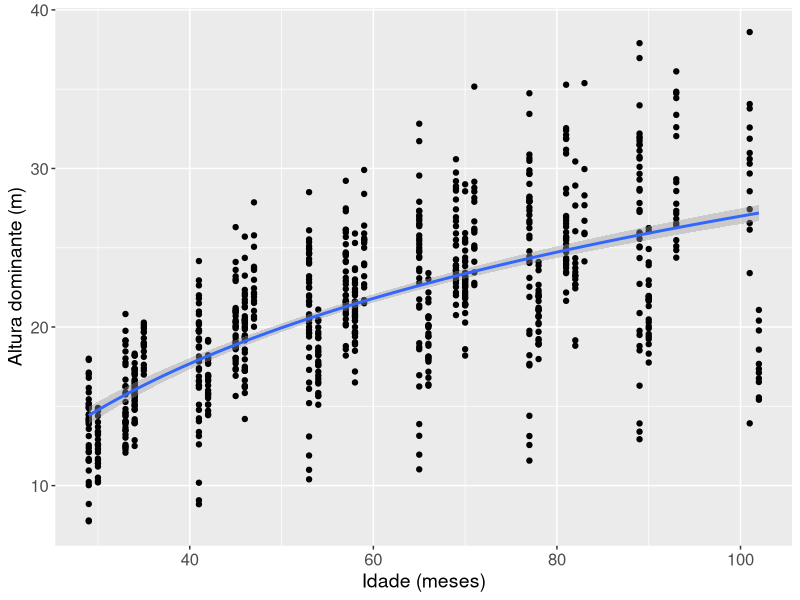
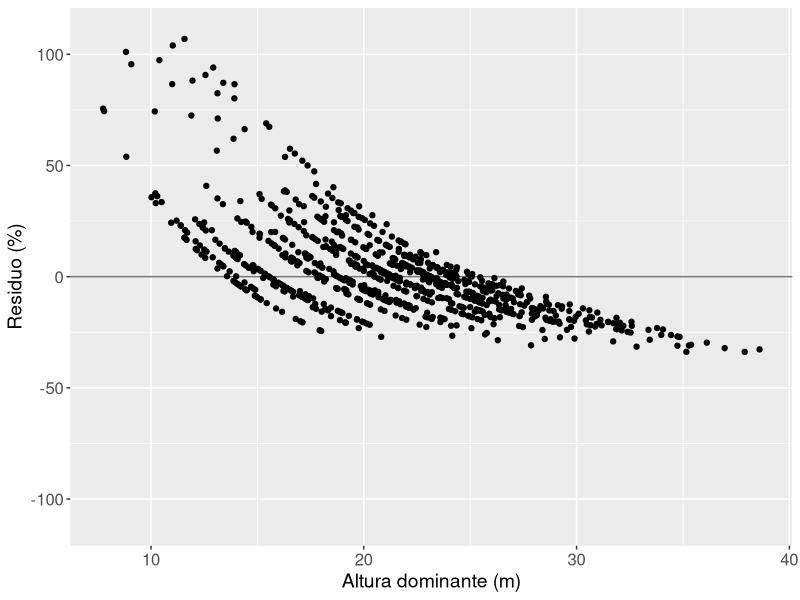
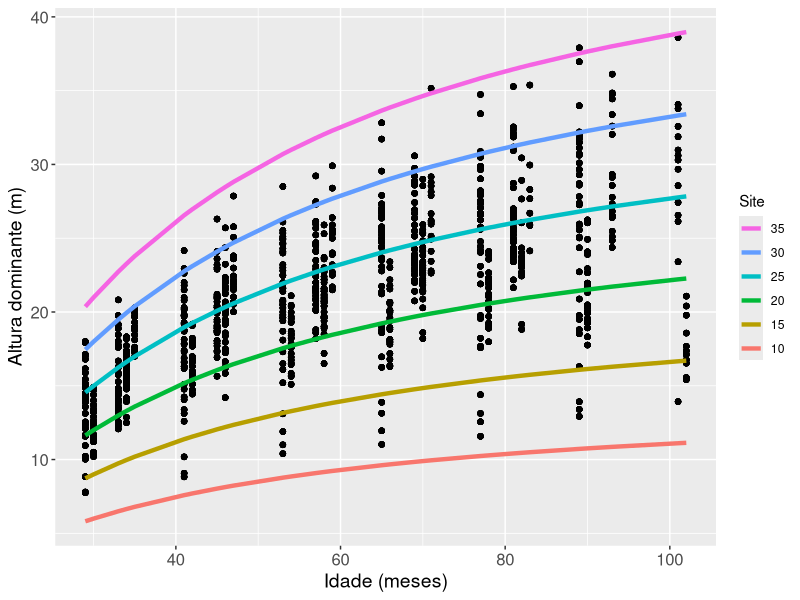
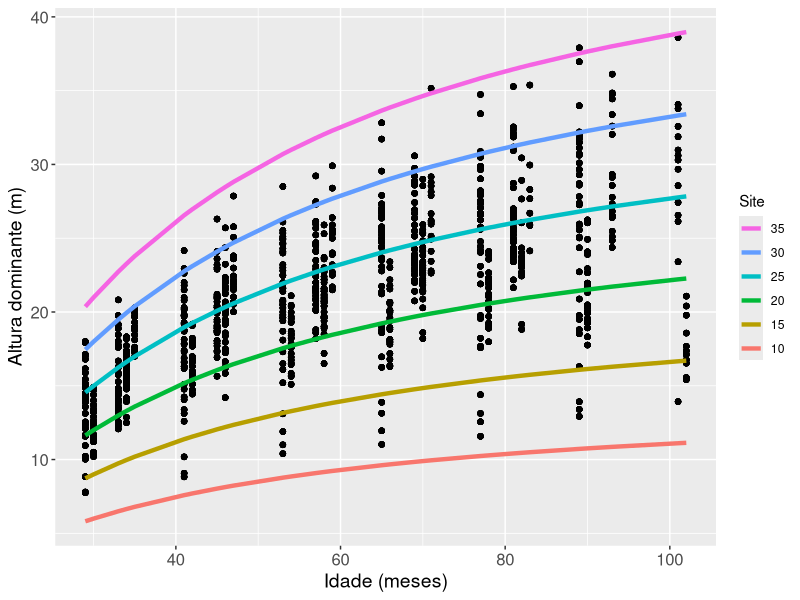

The R source for these figures, in order:
## ---

## title: Script para estimação de capacidade produtiva no R

## author: 
## - Sollano Rabelo Braga 
## - Ana Carolina Araujo

## date: Outubro, 2016

## output:

##    pdf_document:

##      toc: true

##      toc_depth: 4

##      highlight: tango

##    html_document:

##      toc: true

##      toc_depth: 4

##      highlight: tango

## ---
## \pagebreak
##

## # 1) Carregar pacotes e dados ####

## Primeiro carrega-se os pacotes que serão utilizados:
library(tidyverse)
library(readxl)

## Carrega-se os dados do excel utilizando readxl
dados <- read_excel("dados.xlsx")

## Visualiza-se os dados com head e tail:
head(dados)
tail(dados)

## # 2) Verificar tendência dos dados ####

## Verifica-se a tendência de altura, 
## gerando um gráfico de idade em relação a altura dominante.

ggplot(dados, aes(idade, HD) ) + 
  geom_point() + 
  stat_smooth(method="lm", formula=y~log(x) ) + 
  labs(x      = "Idade (meses)",  
       y      = "Altura dominante (m)"   ) + 
  theme(axis.title   = element_text(size = 14), 
        axis.text    = element_text(size = 12) )  

## # 3) Estimar altura dominante ####

## ## 3.1) Ajuste do modelo linear ####

## Primeiro, cria-se variáveis necessárias para regressão:

dados$LN_HD <- log(dados$HD) 
dados$INV_I <- 1/dados$idade

## Em seguida, ajusta-se o modelo, utilizando a função lm:

reg <- lm(LN_HD ~ INV_I, dados)

## resumo sobre a regressã:
summary(reg)

## 
summary(reg)[[9]]

## ## 3.2) Estimação de HD ####

## Primeiro, cria-se objetos que contém os coeficientes

b0 <- coef(reg)[[1]] 
b1 <- coef(reg)[[2]]
b0
b1

## Em seguida, estima-se HD:
dados$HD_EST <- exp(b0 + b1 * dados$INV_I)

## Visualiza-se o resultado com head:
head(dados)
## Em seguida, remove-se as variáveis utilizadas na estimação:

dados[c("LN_HD", "INV_I")] <- NULL


## ## 3.3) Analises da qualidade do ajuste ####

## Correlação
cor(dados$HD, dados$HD_EST)

## Bias
sum(dados$HD - dados$HD_EST)/nrow(dados)

## RQEM - raiz quadrada do erro médio (RMSE - root mean squared error )
1/mean(dados$HD) * ( sqrt( sum((dados$HD - dados$HD_EST)^2)/nrow(dados) )  ) * 100

## Visualiza-se o resultado com head:
head(dados)

## ## 3.3) Análise de erro do ajuste ####

## Primeiro, calcula-se o erro em porcentagem:

dados$erro <- ((dados$HD_EST - dados$HD)/dados$HD) * 100

## Visualiza-se o resultado com head:
head(dados)

## Agora, gera-se o gráfico de residuos:
ggplot(dados, aes(HD, erro)) + 
  geom_hline(yintercept = 0, color = "gray45") +
  geom_point() +
  ylim(c(-110, 110)) +
  labs(x = "Altura dominante (m)",
       y = "Residuo (%)" ) + 
  theme(axis.title   = element_text(size = 14), 
        axis.text    = element_text(size = 12) )  


## # 4) Gerar curva-guia - metodo dos fatores ####

## O primeiro passo é calcular a razão entre 
## a altura observada e a altura estimada:
dados$fator <- dados$HD / dados$HD_EST
head(dados)

## Em seguida definimos a idade índice que será utilizada:

idade_indice <- 72

## E entao calcula-se a altura dominante na idade índice,
## para ser utilizada futuramente:
HD_EST_II <- exp( b0 + b1*( 1/ idade_indice )  )


## Em seguida calcula-se os limites inferior e superior das classes de site;
## para isso multiplica-se os valores máximo e mínimo do fator pela altura dominante
## na idade índice:
lim_inf <- HD_EST_II * min( dados$fator )
lim_sup <- HD_EST_II * max( dados$fator )

lim_inf
lim_sup

## O intervalo de classe pode ser calculado, com base no numero de classes:
nc <- 5
intervalo <- ceiling(  (lim_sup - lim_inf ) / nc  )
intervalo

mround <- function(x,base){ 
  base*round(x/base) 
} 

## A seguir, serão calculados os limites inferior e superior para todas as classes;
## serão criados varios dataframes, um para cada classe, que serão unidos em seguida por rbind.
## os dataframes serão compostos por 3 colunas: nível, limites, e fator.

## Primeiro utiliza-se o limite inferior como base:
c1 <- data.frame(
                 classe = as.character(as.roman(1)),
  
                 nivel = c("inf","sup"), 
                 
                 limites = c(mround(floor(lim_inf), 5) , 
                             mround(floor(lim_inf), 5) + intervalo), 
                 
                 fator = c(mround(floor(lim_inf), 5) / HD_EST_II,
                           (mround(floor(lim_inf), 5) + intervalo ) / HD_EST_II )  )
c1

## Agora o limite inferior da próxima classe será igual 
## ao limite superior da classe anterior, portanto:

c2 <- data.frame(
                 classe = as.character(as.roman(2)),
  
                 nivel = c("inf","sup"), 
  
                 limites = c(c1$limites[2], 
                             c1$limites[2] + intervalo), 
                 
                 fator = c(c1$limites[2] / HD_EST_II,
                           (c1$limites[2]  + intervalo ) / HD_EST_II )  )
c2

## e assim sucessivamente, ate atingir-se o número de classes desejado:
c3 <- data.frame(
                 classe = as.character(as.roman(3)),
  
                 nivel = c("inf","sup"), 
  
                 limites = c(c2$limites[2], 
                             c2$limites[2] + intervalo), 
                 
                 fator = c(c2$limites[2] / HD_EST_II,
                           (c2$limites[2]  + intervalo ) / HD_EST_II )  )
c3

c4 <- data.frame(
                 classe = as.character(as.roman(4)),
  
                 nivel = c("inf","sup"), 
  
                 limites = c(c3$limites[2], 
                             c3$limites[2] + intervalo), 
                 
                 fator = c(c3$limites[2] / HD_EST_II,
                           (c3$limites[2]  + intervalo ) / HD_EST_II )  )
c4

c5 <- data.frame(
                 classe = as.character(as.roman(5)),
  
                 nivel = c("inf","sup"), 
  
                 limites = c(c4$limites[2], 
                             c4$limites[2] + intervalo), 
                 
                 fator = c(c4$limites[2] / HD_EST_II,
                           (c4$limites[2]  + intervalo ) / HD_EST_II )  )
c5

## Em seguida, utilizando rbind, cria-se a tabela de classes,
## unindo todas as classes em um unico objeto:
classes <- rbind(c1,c2,c3,c4,c5)
classes

## Uma forma mais pratica de realizar esta ação é utilizando um loop for.
##
## Segue-se o mesmo raciocínio anteriormente, porem define-se que a operação será repetida
## por um numero de vezes, ou seja, um loop. 
##
## como será utilizado um loop for a seguir,
## cria-se uma lista que contém o número de entradas referente
## ao número de classes desejado:
nc <- 5
list <- vector("list", nc)

## Cria-se uma lista vazia com 5 elementos:
list

## Os primeiros limites são calculados separadamente do loop,
## e são salvos no primeiro elemento da lista:
## Isto é importante e e feito separadamente, pois os calculos feitos no loop
## irão se iniciar utilizando o primeiro elemento da lista.
list[[1]] <- data.frame(
                        classe = as.character(as.roman(1)),
  
                        nivel = c("inf","sup"), 
                        
                        limites = c(mround(floor(lim_inf), 5) , 
                                    mround(floor(lim_inf), 5) + intervalo), 
                        
                        fator = c(mround(floor(lim_inf), 5) / HD_EST_II,
                                  (mround(floor(lim_inf), 5) + intervalo ) / HD_EST_II )  )

## Agora aplica-se o loop. No loop for (para), se determina uma  variável,
## chamada de "i" neste caso, que representa a posição
## onde será aplicado o loop. Entao neste caso o loop vai de 2 a 5, como pode-se ver abaixo.
## A operação será repetida i vezes, ate que se chegue ao numero final.
##
## Anteriormente o mesmo processo foi repetido 5 vezes, mudando-se apenas a posição,
## pois primeiro foi feito para o segundo limite, depois para o terceiro, ate o quinto.
## Portando pode-se aplicar este padrao aqui, substituindo estas posições que foram mudando
## por "i", para que o loop faça o processo automaticamente.
##
## Cada interção e salva em um elemento de uma lista. Portanto, a primeira operação,
## que anteriormente foi chamada de c1, e era uma matriz, agora é um elemento de uma lista,
## e pode ser chamado por:
list[[1]]

## Os próximos elementos serão salvos nas posições 2, 3, 4 e 5.
## Portanto, onde anteriormente foi utilizado c, utiliza-se list[[]].
## Como i representa a posição atual do loop, se o calculo for para a posição 2,
## i terá o valor 2. Substituindo abaixo, temos que:
## list tera o elemento 2 criado;
## e os elementos e os fatores serão criados utilizando list[[2 - 1]] ou seja, 1.
## Isto quando se determina os fatores e os limites sempre se utiliza a informação do limite anterior.
## O processo então é repetido para as demais classes.
for(i in 2:(nc)){
  
  list[[i]] <-   data.frame(classe = as.character(as.roman(i)),
                            nivel = c("inf","sup"), 
                            limites = c(list[[i-1]] [[3]] [[2]], 
                                        list[[i-1]] [[3]] [[2]] + intervalo), 
                            
                            fator = c(list[[i-1]] [[3]] [[2]] / HD_EST_II,
                                      (list[[i-1]] [[3]] [[2]]+ intervalo ) / HD_EST_II )  )
  
}

## transforma-se a lista em matriz e em seguida em data frame:
classes2 <- do.call(rbind, list)

## Os dois objetos criados sao idênticos:
classes
classes2

## O próximo passo é unir os dados originais de altura dominante e idade,
## com as classes criadas. Para uni-los mantendo a ordem dos limites,
## é necessario criar uma variavel auxiliar que seja comum aos dois data frames:
dados$aux <- 1
classes$aux <- 1

## em seguida, une-se os dados utilizando merge, com base na variável aux:
tab_curva <- merge( dados[c("HD", "HD_EST", "idade", "aux")]  , classes , by = "aux")

## Agora pode-se remover a variável auxiliar:
tab_curva$aux <- NULL

## Visualiza-se o resultado com head:
head(tab_curva, 15)

## Já que os limites serão utilizados para classificar os dados,
## é interessante transformá-los em fator:
# transforma-se os limites em fator, para que o gráfico possa ser plotado corretamente:
tab_curva$limites <- factor(tab_curva$limites)
class(tab_curva$limites)

# Em seguida calcula-se do HD com base no fator calculado:
tab_curva$HD_CURVA <- tab_curva$HD_EST * tab_curva$fator

## Visualiza-se o resultado com head:
head(tab_curva, 15)

curvas <- ggplot(tab_curva ) +  # cria-se a base para o grafico
  geom_point(aes(idade, HD)) + # plota-se os dados originais como pontos
  geom_line(aes( idade, 
                 HD_CURVA, 
                 color = limites ), 
            size = 1.5 ) + # plota-se as linhas utilizando 
  labs(x = "Idade (meses)",
       y = "Altura dominante (m)",
       color = "Site") +
  guides(color= guide_legend(reverse = T)) + 
  theme(  #com theme muda-se o tamanho e estilo de letra de cada parte do grafico
    axis.title   = element_text(size = 14), 
    axis.text    = element_text(size = 12))
curvas

## # 5) Converter tabela dos limites para o padrão ####

tab_curva_cor <- tab_curva %>% 
  unite(C, classe, nivel) %>% 
  select(idade,C, HD_CURVA)%>% 
  group_by(idade,C) %>%  
  mutate(aux=row_number()) %>% 
  spread(C, HD_CURVA, sep = "_")%>% 
  summarise_at(vars(contains("_")),mean)

tab_curva_cor

## # 5) Exportar resultados ####

ggsave("curvas.png", curvas, width = 12,height = 8)
write.csv2(tab_curva_cor, "tab_curva_cor.csv", row.names = F)
